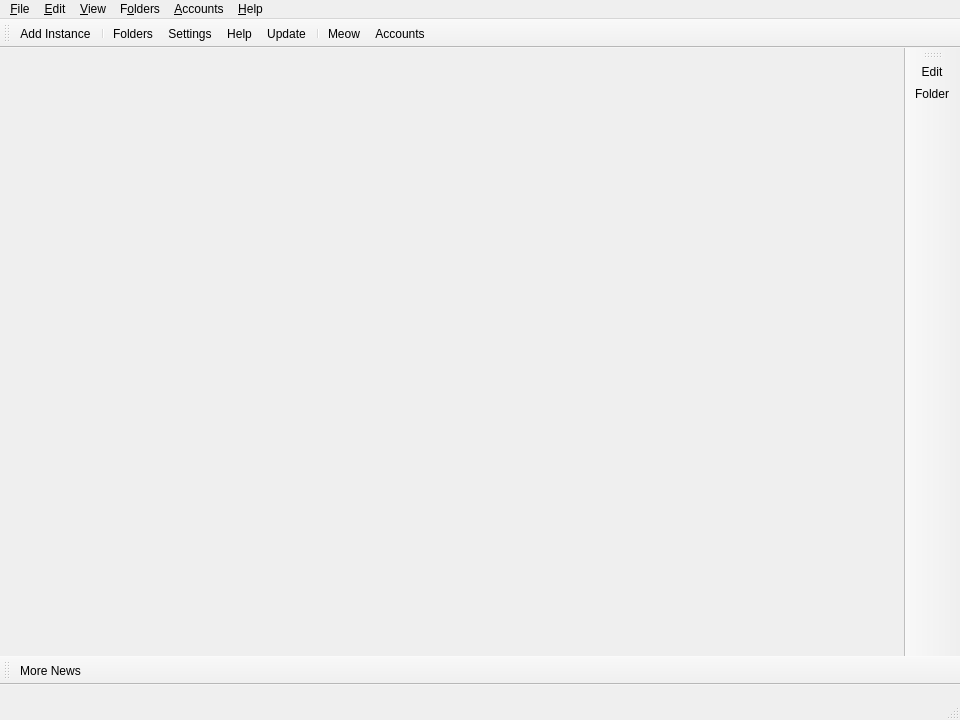
<?xml version="1.0" encoding="UTF-8"?>
<ui version="4.0">
 <class>MainWindow</class>
 <widget class="QMainWindow" name="MainWindow">
  <property name="geometry">
   <rect>
    <x>0</x>
    <y>0</y>
    <width>960</width>
    <height>720</height>
   </rect>
  </property>
  <widget class="QWidget" name="centralWidget">
   <layout class="QHBoxLayout" name="horizontalLayout">
    <property name="spacing">
     <number>0</number>
    </property>
    <property name="leftMargin">
     <number>0</number>
    </property>
    <property name="topMargin">
     <number>0</number>
    </property>
    <property name="rightMargin">
     <number>0</number>
    </property>
    <property name="bottomMargin">
     <number>0</number>
    </property>
   </layout>
  </widget>
  <widget class="QStatusBar" name="statusBar">
   <property name="minimumSize">
    <size>
     <width>0</width>
     <height>35</height>
    </size>
   </property>
  </widget>
  <widget class="QToolBar" name="mainToolBar">
   <property name="windowTitle">
    <string>Main Toolbar</string>
   </property>
   <property name="allowedAreas">
    <set>Qt::ToolBarArea::BottomToolBarArea|Qt::ToolBarArea::TopToolBarArea</set>
   </property>
   <property name="toolButtonStyle">
    <enum>Qt::ToolButtonStyle::ToolButtonTextBesideIcon</enum>
   </property>
   <property name="floatable">
    <bool>false</bool>
   </property>
   <attribute name="toolBarArea">
    <enum>TopToolBarArea</enum>
   </attribute>
   <attribute name="toolBarBreak">
    <bool>false</bool>
   </attribute>
   <addaction name="actionAddInstance"/>
   <addaction name="separator"/>
   <addaction name="actionFoldersButton"/>
   <addaction name="actionSettings"/>
   <addaction name="actionHelpButton"/>
   <addaction name="actionCheckUpdate"/>
   <addaction name="separator"/>
   <addaction name="actionCAT"/>
   <addaction name="actionAccountsButton"/>
  </widget>
  <widget class="QToolBar" name="newsToolBar">
   <property name="windowTitle">
    <string>News Toolbar</string>
   </property>
   <property name="allowedAreas">
    <set>Qt::ToolBarArea::BottomToolBarArea|Qt::ToolBarArea::TopToolBarArea</set>
   </property>
   <property name="iconSize">
    <size>
     <width>16</width>
     <height>16</height>
    </size>
   </property>
   <property name="toolButtonStyle">
    <enum>Qt::ToolButtonStyle::ToolButtonTextBesideIcon</enum>
   </property>
   <property name="floatable">
    <bool>false</bool>
   </property>
   <attribute name="toolBarArea">
    <enum>BottomToolBarArea</enum>
   </attribute>
   <attribute name="toolBarBreak">
    <bool>false</bool>
   </attribute>
   <addaction name="actionMoreNews"/>
  </widget>
  <widget class="WideBar" name="instanceToolBar">
   <property name="windowTitle">
    <string>Instance Toolbar</string>
   </property>
   <property name="allowedAreas">
    <set>Qt::ToolBarArea::LeftToolBarArea|Qt::ToolBarArea::RightToolBarArea</set>
   </property>
   <property name="iconSize">
    <size>
     <width>16</width>
     <height>16</height>
    </size>
   </property>
   <property name="toolButtonStyle">
    <enum>Qt::ToolButtonStyle::ToolButtonTextBesideIcon</enum>
   </property>
   <property name="floatable">
    <bool>false</bool>
   </property>
   <property name="useDefaultAction" stdset="0">
    <bool>true</bool>
   </property>
   <attribute name="toolBarArea">
    <enum>RightToolBarArea</enum>
   </attribute>
   <attribute name="toolBarBreak">
    <bool>false</bool>
   </attribute>
   <addaction name="actionEditInstance"/>
   <addaction name="actionViewSelectedInstFolder"/>
  </widget>
  <widget class="QMenuBar" name="menuBar">
   <property name="geometry">
    <rect>
     <x>0</x>
     <y>0</y>
     <width>800</width>
     <height>24</height>
    </rect>
   </property>
   <widget class="QMenu" name="fileMenu">
    <property name="title">
     <string>&amp;File</string>
    </property>
    <property name="toolTipsVisible">
     <bool>true</bool>
    </property>
    <addaction name="actionAddInstance"/>
    <addaction name="separator"/>
    <addaction name="actionLaunchInstance"/>
    <addaction name="actionKillInstance"/>
    <addaction name="separator"/>
    <addaction name="actionEditInstance"/>
    <addaction name="actionChangeInstGroup"/>
    <addaction name="actionViewSelectedInstFolder"/>
    <addaction name="actionExportInstance"/>
    <addaction name="actionCopyInstance"/>
    <addaction name="actionDeleteInstance"/>
    <addaction name="actionCreateInstanceShortcut"/>
    <addaction name="separator"/>
    <addaction name="actionSettings"/>
    <addaction name="actionCloseWindow"/>
   </widget>
   <widget class="QMenu" name="editMenu">
    <property name="title">
     <string>&amp;Edit</string>
    </property>
    <property name="toolTipsVisible">
     <bool>true</bool>
    </property>
    <addaction name="actionUndoTrashInstance"/>
   </widget>
   <widget class="QMenu" name="viewMenu">
    <property name="title">
     <string>&amp;View</string>
    </property>
    <property name="toolTipsVisible">
     <bool>true</bool>
    </property>
    <addaction name="actionChangeTheme"/>
    <addaction name="separator"/>
    <addaction name="actionCAT"/>
    <addaction name="actionToggleStatusBar"/>
    <addaction name="actionLockToolbars"/>
    <addaction name="separator"/>
   </widget>
   <widget class="QMenu" name="foldersMenu">
    <property name="title">
     <string>F&amp;olders</string>
    </property>
    <property name="toolTipsVisible">
     <bool>true</bool>
    </property>
    <addaction name="actionViewLauncherRootFolder"/>
    <addaction name="separator"/>
    <addaction name="actionViewInstanceFolder"/>
    <addaction name="actionViewCentralModsFolder"/>
    <addaction name="actionViewSkinsFolder"/>
    <addaction name="actionViewJavaFolder"/>
    <addaction name="separator"/>
    <addaction name="actionViewIconThemeFolder"/>
    <addaction name="actionViewWidgetThemeFolder"/>
    <addaction name="actionViewCatPackFolder"/>
    <addaction name="actionViewIconsFolder"/>
    <addaction name="separator"/>
    <addaction name="actionViewLogsFolder"/>
   </widget>
   <widget class="QMenu" name="accountsMenu">
    <property name="title">
     <string>&amp;Accounts</string>
    </property>
   </widget>
   <widget class="QMenu" name="helpMenu">
    <property name="title">
     <string>&amp;Help</string>
    </property>
    <property name="toolTipsVisible">
     <bool>true</bool>
    </property>
    <addaction name="actionClearMetadata"/>
    <addaction name="actionReportBug"/>
       <addaction name="actionViewLog"/>
    <addaction name="actionAddToPATH"/>
    <addaction name="separator"/>
    <addaction name="actionTELEGRAM"/>
    <addaction name="actionDISCORD"/>
    <addaction name="actionREDDIT"/>
    <addaction name="separator"/>
    <addaction name="actionMoreNews"/>
    <addaction name="actionCheckUpdate"/>
    <addaction name="actionOpenWiki"/>
    <addaction name="actionAbout"/>
   </widget>
   <addaction name="fileMenu"/>
   <addaction name="editMenu"/>
   <addaction name="viewMenu"/>
   <addaction name="foldersMenu"/>
   <addaction name="accountsMenu"/>
   <addaction name="helpMenu"/>
  </widget>
  <action name="actionMoreNews">
   <property name="icon">
    <iconset theme="news"/>
   </property>
   <property name="text">
       <string>More News...</string>
   </property>
   <property name="toolTip">
    <string>Open the development blog to read more news about %1.</string>
   </property>
  </action>
  <action name="actionCAT">
   <property name="checkable">
    <bool>true</bool>
   </property>
   <property name="icon">
    <iconset theme="cat"/>
   </property>
   <property name="text">
    <string>&amp;Meow</string>
   </property>
   <property name="toolTip">
    <string>It's a fluffy kitty :3</string>
   </property>
  </action>
  <action name="actionToggleStatusBar">
   <property name="checkable">
    <bool>true</bool>
   </property>
   <property name="text">
    <string>Status Bar</string>
   </property>
  </action>
  <action name="actionLockToolbars">
   <property name="checkable">
    <bool>true</bool>
   </property>
   <property name="text">
    <string>Lock Toolbars</string>
   </property>
  </action>
  <action name="actionUndoTrashInstance">
   <property name="enabled">
    <bool>false</bool>
   </property>
   <property name="text">
    <string>&amp;Undo Last Instance Deletion</string>
   </property>
  </action>
  <action name="actionAddInstance">
   <property name="icon">
    <iconset theme="new"/>
   </property>
   <property name="text">
    <string>Add Instanc&amp;e...</string>
   </property>
   <property name="toolTip">
    <string>Add a new instance.</string>
   </property>
  </action>
  <action name="actionCheckUpdate">
   <property name="icon">
    <iconset theme="checkupdate"/>
   </property>
   <property name="text">
    <string>&amp;Update...</string>
   </property>
   <property name="toolTip">
    <string>Check for new updates for %1.</string>
   </property>
   <property name="menuRole">
    <enum>QAction::MenuRole::ApplicationSpecificRole</enum>
   </property>
  </action>
  <action name="actionSettings">
   <property name="icon">
    <iconset theme="settings"/>
   </property>
   <property name="text">
    <string>Setti&amp;ngs...</string>
   </property>
   <property name="toolTip">
    <string>Change settings.</string>
   </property>
   <property name="menuRole">
    <enum>QAction::MenuRole::PreferencesRole</enum>
   </property>
  </action>
  <action name="actionManageAccounts">
   <property name="icon">
    <iconset theme="accounts"/>
   </property>
   <property name="text">
    <string>&amp;Manage Accounts...</string>
   </property>
  </action>
  <action name="actionLaunchInstance">
   <property name="icon">
    <iconset theme="launch"/>
   </property>
   <property name="text">
    <string>&amp;Launch</string>
   </property>
   <property name="toolTip">
    <string>Launch the selected instance.</string>
   </property>
  </action>
  <action name="actionKillInstance">
   <property name="icon">
    <iconset theme="status-bad"/>
   </property>
   <property name="text">
    <string>&amp;Kill</string>
   </property>
   <property name="toolTip">
    <string>Kill the running instance.</string>
   </property>
   <property name="shortcut">
    <string>Ctrl+K</string>
   </property>
  </action>
  <action name="actionRenameInstance">
   <property name="icon">
    <iconset theme="rename"/>
   </property>
   <property name="text">
    <string>Rename</string>
   </property>
   <property name="toolTip">
    <string>Rename the selected instance.</string>
   </property>
  </action>
  <action name="actionChangeInstGroup">
   <property name="icon">
    <iconset theme="tag"/>
   </property>
   <property name="text">
    <string>&amp;Change Group...</string>
   </property>
   <property name="toolTip">
    <string>Change the selected instance's group.</string>
   </property>
   <property name="shortcut">
    <string>Ctrl+G</string>
   </property>
  </action>
  <action name="actionChangeInstIcon">
   <property name="text">
    <string>Change Icon</string>
   </property>
   <property name="toolTip">
    <string>Change the selected instance's icon.</string>
   </property>
  </action>
  <action name="actionEditInstance">
   <property name="icon">
    <iconset theme="settings"/>
   </property>
   <property name="text">
    <string>&amp;Edit...</string>
   </property>
   <property name="toolTip">
    <string>Change the instance settings, mods and versions.</string>
   </property>
   <property name="shortcut">
    <string>Ctrl+I</string>
   </property>
  </action>
  <action name="actionViewSelectedInstFolder">
   <property name="icon">
    <iconset theme="viewfolder"/>
   </property>
   <property name="text">
    <string>&amp;Folder</string>
   </property>
   <property name="toolTip">
    <string>Open the selected instance's root folder in a file browser.</string>
   </property>
  </action>
  <action name="actionDeleteInstance">
   <property name="icon">
    <iconset theme="delete"/>
   </property>
   <property name="text">
    <string>Dele&amp;te</string>
   </property>
   <property name="toolTip">
    <string>Delete the selected instance.</string>
   </property>
   <property name="autoRepeat">
    <bool>false</bool>
   </property>
  </action>
  <action name="actionCopyInstance">
   <property name="icon">
    <iconset theme="copy"/>
   </property>
   <property name="text">
    <string>Cop&amp;y...</string>
   </property>
   <property name="toolTip">
    <string>Copy the selected instance.</string>
   </property>
   <property name="shortcut">
    <string>Ctrl+D</string>
   </property>
  </action>
  <action name="actionExportInstance">
   <property name="icon">
    <iconset theme="export"/>
   </property>
   <property name="text">
    <string>E&amp;xport...</string>
   </property>
   <property name="toolTip">
    <string>Export the selected instance to supported formats.</string>
   </property>
  </action>
  <action name="actionExportInstanceZip">
   <property name="icon">
    <iconset theme="launcher"/>
   </property>
   <property name="text">
    <string>Prism Launcher (zip)</string>
   </property>
  </action>
  <action name="actionExportInstanceMrPack">
   <property name="icon">
    <iconset theme="modrinth"/>
   </property>
   <property name="text">
    <string>Modrinth (mrpack)</string>
   </property>
  </action>
  <action name="actionExportInstanceFlamePack">
   <property name="icon">
    <iconset theme="flame"/>
   </property>
   <property name="text">
    <string>CurseForge (zip)</string>
   </property>
  </action>
  <action name="actionCreateInstanceShortcut">
   <property name="icon">
    <iconset theme="shortcut"/>
   </property>
   <property name="text">
    <string>Create Shortcut</string>
   </property>
   <property name="toolTip">
       <string>Creates a shortcut on a selected folder to launch the selected instance.</string>
   </property>
  </action>
  <action name="actionNoAccountsAdded">
   <property name="icon">
    <iconset theme="noaccount"/>
   </property>
   <property name="text">
    <string>No accounts added!</string>
   </property>
  </action>
  <action name="actionNoDefaultAccount">
   <property name="checkable">
    <bool>true</bool>
   </property>
   <property name="icon">
    <iconset theme="noaccount"/>
   </property>
   <property name="text">
    <string>No Default Account</string>
   </property>
   <property name="shortcut">
    <string>Ctrl+0</string>
   </property>
  </action>
  <action name="actionCloseWindow">
   <property name="icon">
    <iconset theme="status-bad"/>
   </property>
   <property name="text">
    <string>Close &amp;Window</string>
   </property>
   <property name="toolTip">
    <string>Close the current window</string>
   </property>
   <property name="menuRole">
    <enum>QAction::MenuRole::NoRole</enum>
   </property>
  </action>
  <action name="actionViewInstanceFolder">
   <property name="icon">
    <iconset theme="viewfolder"/>
   </property>
   <property name="text">
    <string>&amp;Instances</string>
   </property>
   <property name="toolTip">
    <string>Open the instances folder in a file browser.</string>
   </property>
  </action>
  <action name="actionViewLauncherRootFolder">
   <property name="icon">
    <iconset theme="viewfolder"/>
   </property>
   <property name="text">
    <string>Launcher &amp;Root</string>
   </property>
   <property name="toolTip">
    <string>Open the launcher's root folder in a file browser.</string>
   </property>
  </action>
  <action name="actionViewCentralModsFolder">
   <property name="icon">
    <iconset theme="centralmods"/>
   </property>
   <property name="text">
    <string>&amp;Central Mods</string>
   </property>
   <property name="toolTip">
    <string>Open the central mods folder in a file browser.</string>
   </property>
  </action>
  <action name="actionViewSkinsFolder">
   <property name="icon">
    <iconset theme="viewfolder"/>
   </property>
   <property name="text">
    <string>&amp;Skins</string>
   </property>
   <property name="toolTip">
    <string>Open the skins folder in a file browser.</string>
   </property>
  </action>
  <action name="actionViewIconsFolder">
   <property name="icon">
    <iconset theme="viewfolder"/>
   </property>
   <property name="text">
    <string>Instance Icons</string>
   </property>
   <property name="toolTip">
    <string>Open the instance icons folder in a file browser.</string>
   </property>
  </action>
  <action name="actionViewLogsFolder">
   <property name="icon">
    <iconset theme="viewfolder"/>
   </property>
   <property name="text">
    <string>Logs</string>
   </property>
   <property name="toolTip">
    <string>Open the logs folder in a file browser.</string>
   </property>
  </action>
  <action name="actionChangeTheme">
   <property name="text">
    <string>Themes</string>
   </property>
  </action>
  <action name="actionReportBug">
   <property name="icon">
    <iconset theme="bug"/>
   </property>
   <property name="text">
    <string>Report a Bug or Suggest a Feature</string>
   </property>
   <property name="toolTip">
    <string>Open the bug tracker to report a bug with %1.</string>
   </property>
  </action>
  <action name="actionDISCORD">
   <property name="icon">
    <iconset theme="discord"/>
   </property>
   <property name="text">
    <string>&amp;Discord Guild</string>
   </property>
   <property name="toolTip">
    <string>Open %1 Discord guild.</string>
   </property>
  </action>
  <action name="actionTELEGRAM">
   <property name="icon">
    <iconset theme="telegram"/>
   </property>
   <property name="text">
    <string>&amp;Telegram Chat</string>
   </property>
   <property name="toolTip">
    <string>Open %1 Telegram chat.</string>
   </property>
  </action>
  <action name="actionREDDIT">
   <property name="icon">
    <iconset theme="reddit-alien"/>
   </property>
   <property name="text">
    <string>Sub&amp;reddit</string>
   </property>
   <property name="toolTip">
    <string>Open %1 subreddit.</string>
   </property>
  </action>
  <action name="actionAbout">
   <property name="icon">
    <iconset theme="about"/>
   </property>
   <property name="text">
    <string>&amp;About %1</string>
   </property>
   <property name="toolTip">
    <string>View information about %1.</string>
   </property>
   <property name="menuRole">
    <enum>QAction::MenuRole::AboutRole</enum>
   </property>
  </action>
  <action name="actionClearMetadata">
   <property name="icon">
    <iconset theme="refresh"/>
   </property>
   <property name="text">
    <string>&amp;Clear Metadata Cache</string>
   </property>
   <property name="toolTip">
    <string>Clear cached metadata</string>
   </property>
  </action>
     <action name="actionViewLog">
         <property name="icon">
             <iconset theme="log">
                 <normaloff>.</normaloff>.
             </iconset>
         </property>
         <property name="text">
             <string>View logs</string>
         </property>
         <property name="toolTip">
             <string>View current and previous launcher logs</string>
   </property>
  </action>
  <action name="actionAddToPATH">
   <property name="icon">
    <iconset theme="custom-commands"/>
   </property>
   <property name="text">
    <string>Install to &amp;PATH</string>
   </property>
   <property name="toolTip">
    <string>Install a %1 symlink to /usr/local/bin</string>
   </property>
  </action>
  <action name="actionFoldersButton">
   <property name="icon">
    <iconset theme="viewfolder"/>
   </property>
   <property name="text">
    <string>Folders</string>
   </property>
   <property name="toolTip">
    <string>Open one of the folders shared between instances.</string>
   </property>
  </action>
  <action name="actionHelpButton">
   <property name="icon">
    <iconset theme="help"/>
   </property>
   <property name="text">
    <string>Help</string>
   </property>
   <property name="toolTip">
    <string>Get help with %1 or Minecraft.</string>
   </property>
  </action>
  <action name="actionAccountsButton">
   <property name="icon">
    <iconset theme="noaccount"/>
   </property>
   <property name="text">
    <string>Accounts</string>
   </property>
  </action>
  <action name="actionOpenWiki">
   <property name="icon">
    <iconset theme="help"/>
   </property>
   <property name="text">
       <string>%1 &amp;Wiki</string>
   </property>
   <property name="toolTip">
    <string>Open the %1 wiki</string>
   </property>
  </action>
  <action name="actionViewWidgetThemeFolder">
   <property name="icon">
    <iconset theme="viewfolder"/>
   </property>
   <property name="text">
    <string>&amp;Widget Themes</string>
   </property>
   <property name="toolTip">
    <string>Open the widget themes folder in a file browser.</string>
   </property>
  </action>
  <action name="actionViewIconThemeFolder">
   <property name="icon">
    <iconset theme="viewfolder"/>
   </property>
   <property name="text">
    <string>I&amp;con Theme</string>
   </property>
   <property name="toolTip">
    <string>Open the icon theme folder in a file browser.</string>
   </property>
  </action>
  <action name="actionViewCatPackFolder">
   <property name="icon">
    <iconset theme="viewfolder"/>
   </property>
   <property name="text">
    <string>Cat Packs</string>
   </property>
   <property name="toolTip">
    <string>Open the cat packs folder in a file browser.</string>
   </property>
  </action>
  <action name="actionViewJavaFolder">
   <property name="icon">
    <iconset theme="viewfolder"/>
   </property>
   <property name="text">
    <string>Java</string>
   </property>
   <property name="toolTip">
    <string>Open the Java folder in a file browser. Only available if the built-in Java downloader is used.</string>
   </property>
  </action>
 </widget>
 <customwidgets>
  <customwidget>
   <class>WideBar</class>
   <extends>QToolBar</extends>
   <header>ui/widgets/WideBar.h</header>
  </customwidget>
 </customwidgets>
 <resources/>
 <connections/>
</ui>
